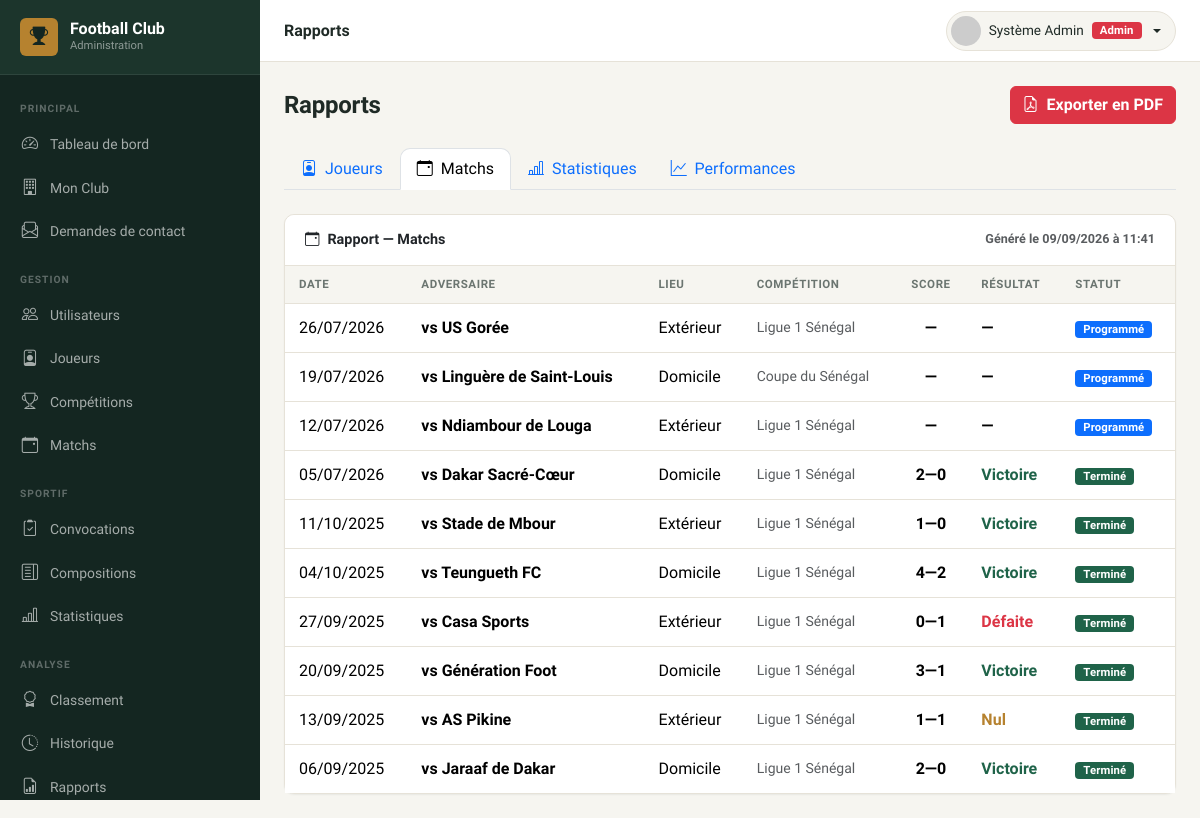
Before: /admin/rapports/index.php?type=matchs (signed in) with the older database file.
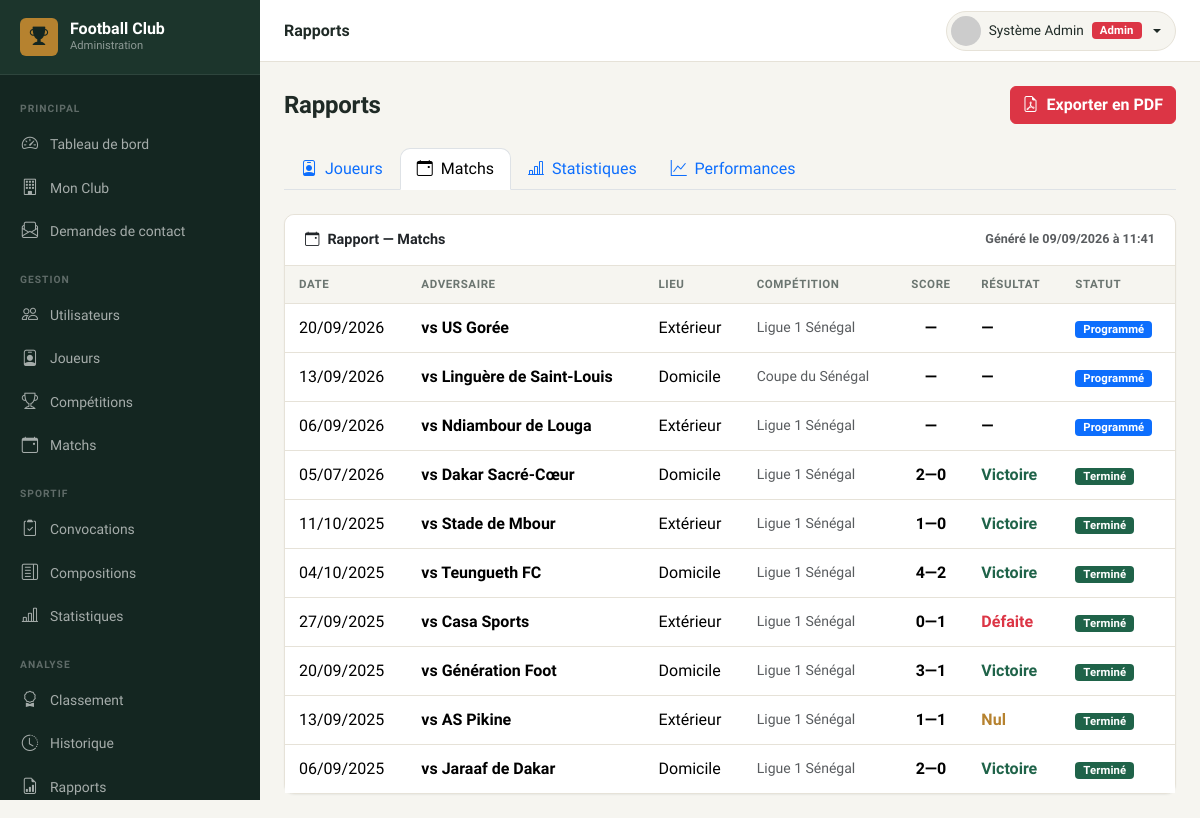
After: the same page with the newer database file.
### tables this page shows
CREATE TABLE `matchs` (
  `id` int(11) NOT NULL AUTO_INCREMENT,
  `competition_id` int(11) DEFAULT NULL,
  `date_match` date NOT NULL,
  `heure_match` time DEFAULT NULL,
  `stade` varchar(200) DEFAULT NULL,
  `adversaire` varchar(150) NOT NULL,
  `domicile_exterieur` enum('Domicile','Extérieur') DEFAULT 'Domicile',
  `score_equipe` tinyint(3) unsigned DEFAULT 0,
  `score_adverse` tinyint(3) unsigned DEFAULT 0,
  `statut` enum('Programmé','En cours','Terminé','Annulé','Reporté') DEFAULT 'Programmé',
  `notes` text DEFAULT NULL,
  `created_at` timestamp NOT NULL DEFAULT current_timestamp(),
  `updated_at` timestamp NOT NULL DEFAULT current_timestamp() ON UPDATE current_timestamp(),
  PRIMARY KEY (`id`),
  KEY `competition_id` (`competition_id`),
  CONSTRAINT `matchs_ibfk_1` FOREIGN KEY (`competition_id`) REFERENCES `competitions` (`id`) ON DELETE SET NULL
);

CREATE TABLE `competitions` (
  `id` int(11) NOT NULL AUTO_INCREMENT,
  `nom` varchar(150) NOT NULL,
  `type` enum('Championnat','Coupe','Amical','Tournoi') DEFAULT 'Championnat',
  `saison` varchar(20) DEFAULT NULL,
  `created_at` timestamp NOT NULL DEFAULT current_timestamp(),
  `updated_at` timestamp NOT NULL DEFAULT current_timestamp() ON UPDATE current_timestamp(),
  PRIMARY KEY (`id`)
);

### admin/rapports/index.php (the view, shortened to what the changed rows need)
<?php
require_once ROOT_PATH . '/includes/functions.php';
$pdo = getPDO();
$allowedTypes = ['joueurs', 'matchs', 'statistiques', 'performances'];
$type = in_array($_GET['type'] ?? '', $allowedTypes, true) ? $_GET['type'] : 'joueurs';
$data = [];
switch ($type) {
    case 'matchs':
        $data = $pdo->query("
            SELECT m.*, c.nom AS competition,
                COUNT(DISTINCT s.joueur_id) AS joueurs_stats
            FROM matchs m
            LEFT JOIN competitions c ON c.id=m.competition_id
            LEFT JOIN statistiques s ON s.match_id=m.id
            GROUP BY m.id ORDER BY m.date_match DESC
        ")->fetchAll();
        break;
}
require_once ROOT_PATH . '/admin/includes/header.php';
?>
<div class="card table-card" id="printArea">
    <div class="card-body p-0 table-responsive">
    <?php if ($type === 'joueurs'): ?>
        <table class="table mb-0 datatable">
            <thead><tr>
                <th>Joueur</th><th>Poste</th><th>N°</th><th>Statut</th>
                <th class="text-center">Matchs</th><th class="text-center">Buts</th>
                <th class="text-center">Passes D.</th><th class="text-center">Minutes</th>
            </tr></thead>
            <tbody>
            <?php foreach ($data as $j): ?>
            <tr>
                <td><span class="fw-semibold"><?= e($j['prenom']) ?> <?= e($j['nom']) ?></span></td>
                <td><?= e($j['poste']) ?></td>
                <td><?= $j['numero_maillot'] ? '#'.$j['numero_maillot'] : '—' ?></td>
                <td><?= statusBadge($j['statut']) ?></td>
                <td class="text-center"><?= $j['matchs_joues'] ?></td>
                <td class="text-center fw-bold text-success"><?= $j['total_buts'] ?></td>
                <td class="text-center"><?= $j['total_passes'] ?></td>
                <td class="text-center"><?= $j['total_minutes'] ?>'</td>
            </tr>
            <?php endforeach; ?>
            <?php if (!$data): ?><tr><td colspan="8" class="text-center py-4 text-muted">Aucun joueur</td></tr><?php endif; ?>
            </tbody>
        </table>
    <?php elseif ($type === 'matchs'): ?>
        <table class="table mb-0 datatable">
            <thead><tr>
                <th>Date</th><th>Adversaire</th><th>Lieu</th><th>Compétition</th>
                <th class="text-center">Score</th><th>Résultat</th><th>Statut</th>
            </tr></thead>
            <tbody>
            <?php foreach ($data as $m):
                $res = '—';
                $cls = '';
                if ($m['statut'] === 'Terminé') {
                    if ($m['score_equipe'] > $m['score_adverse'])     { $res = 'Victoire'; $cls = 'text-success'; }
                    elseif ($m['score_equipe'] < $m['score_adverse']) { $res = 'Défaite';  $cls = 'text-danger'; }
                    else                                               { $res = 'Nul';      $cls = 'text-warning'; }
                }
            ?>
            <tr>
                <td><?= formatDate($m['date_match']) ?></td>
                <td class="fw-semibold">vs <?= e($m['adversaire']) ?></td>
                <td><?= e($m['domicile_exterieur']) ?></td>
                <td class="text-muted small"><?= e($m['competition'] ?? '—') ?></td>
                <td class="text-center fw-bold"><?= $m['statut']==='Terminé' ? $m['score_equipe'].'—'.$m['score_adverse'] : '—' ?></td>
                <td class="<?= $cls ?> fw-semibold"><?= $res ?></td>
                <td><?= statusBadge($m['statut']) ?></td>
            </tr>
            <?php endforeach; ?>
            </tbody>
        </table>
    <?php endif; ?>
    </div>
</div>
<?php require_once ROOT_PATH . '/admin/includes/footer.php'; ?>

### includes/functions.php (shortened to what the changed rows need)
<?php
function e(string $str): string {
    return htmlspecialchars($str, ENT_QUOTES | ENT_SUBSTITUTE, 'UTF-8');
}
function formatDate(?string $date): string {
    return date('d/m/Y', strtotime($date));
}
function statusBadge(string $status): string {
    $map = [
        'actif'      => 'success',
        'inactif'    => 'secondary',
        'blessé'     => 'warning',
        'suspendu'   => 'danger',
        'Programmé'  => 'primary',
        'Terminé'    => 'success',
        'En cours'   => 'warning',
        'Annulé'     => 'danger',
        'Reporté'    => 'secondary',
        'Publiée'    => 'success',
        'Brouillon'  => 'secondary',
        'Convoqué'   => 'success',
        'Absent'     => 'danger',
        'Blessé'     => 'warning',
        'Titulaire'  => 'primary',
        'Remplaçant' => 'secondary',
    ];
    $color = $map[$status] ?? 'secondary';
    return "<span class=\"badge bg-$color\">" . e($status) . '</span>';
}

Changed rows visible on the page:
changed matchs "US Gorée": date_match "26/07/2026" → "20/09/2026"
changed matchs "Linguère de Saint-Louis": date_match "19/07/2026" → "13/09/2026"
changed matchs "Ndiambour de Louga": date_match "12/07/2026" → "06/09/2026"
